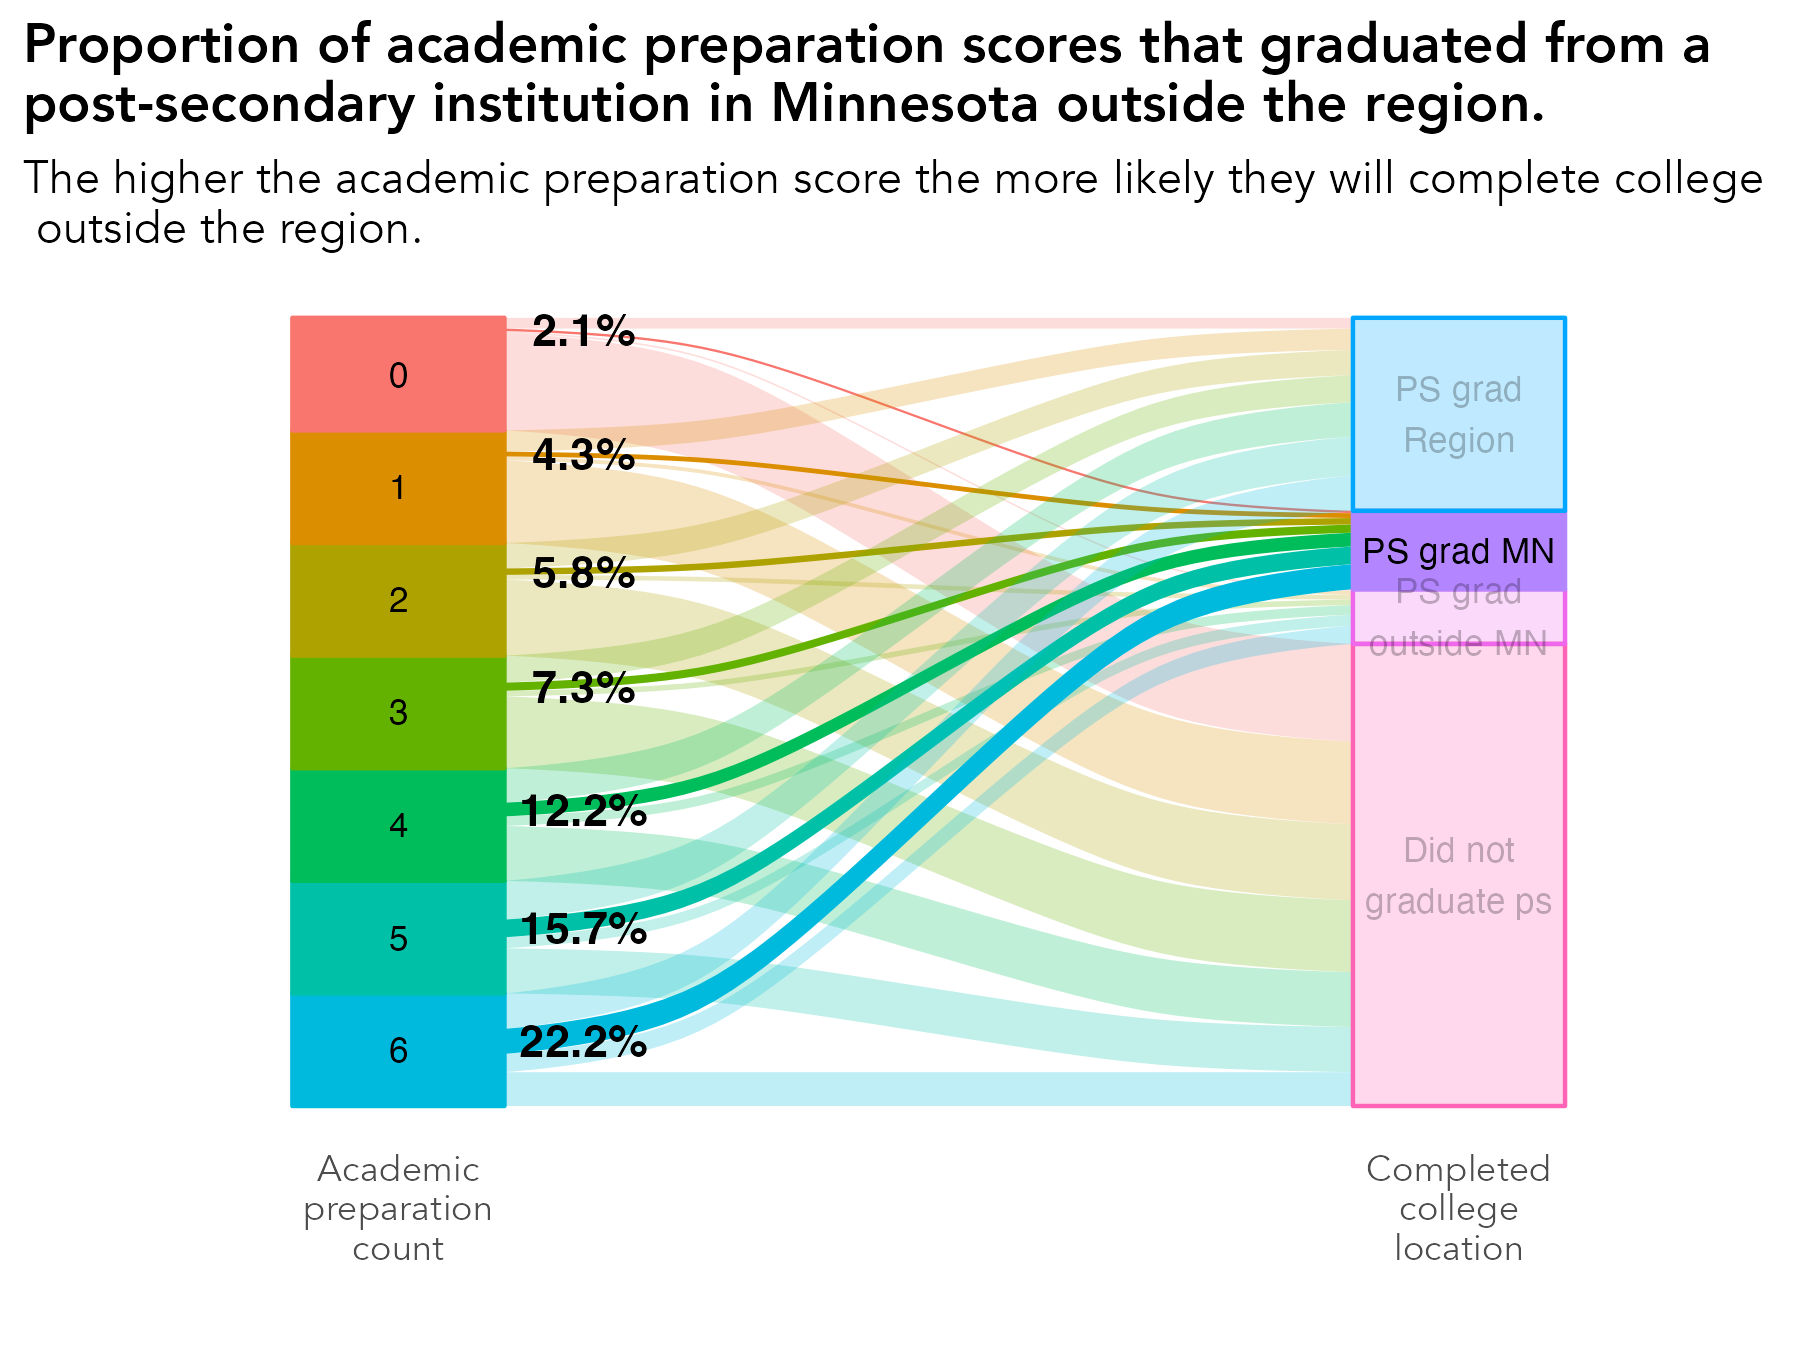

Recreate this plot in R.
# library -----------------------------------------------------------------
library(tidyverse)
library(sf)
library(ggrepel)
library(scales)
library(ggiraph)
library(rmapshaper)
library(cowplot)
library(RColorBrewer)
library(readxl)
library(lubridate)
library(readxl)
library(systemfonts)
reset_font_cache()
library(ggtext)
library(janitor)
library(cowplot)
library(ggalluvial)
library(ggsankey)


rm(list = ls())

# themes ------------------------------------------------------------------
theme_bar <- theme_bw() +
  theme(panel.grid.major = element_line(color = "grey70", size = 0.1),
        panel.grid.minor = element_blank(),
        axis.ticks = element_blank(),
        axis.text = element_text(face = "bold"),
        panel.border = element_blank(),
        legend.background = element_rect(fill = "transparent", color = "transparent"),
        legend.key = element_rect(fill = "transparent"),
        legend.key.size = unit(1, "lines"),
        legend.margin = margin(0,0,0,0),
        legend.title = element_blank(),
        legend.text = element_text(margin = margin(l = 2)),
        text = element_text(family = "Avenir") ,
        plot.title.position = "plot",
        plot.title = element_text(face = "bold"))

theme_line <- theme_bw() +
  theme(legend.background = element_rect(fill = "transparent", color = "transparent"),
        legend.key = element_rect(fill = "transparent"),
        legend.text = element_text(margin = margin(l = 2)),
        panel.grid.minor = element_blank(),
        panel.grid.major = element_line(color = "grey70", size = 0.1),
        axis.ticks = element_blank(),
        axis.text = element_text(face = "bold"),
        panel.border = element_blank(),
        legend.margin = margin(0,0,0,0),
        legend.key.size = unit(1, "lines"),
        text = element_text(family = "Avenir") ,
        plot.title.position = "plot",
        plot.title = element_text(face = "bold"))


theme_sf <- theme_bw() +
  theme(axis.text.x=element_blank(),
        axis.text.y=element_blank(),
        axis.ticks=element_blank(),
        panel.background = element_blank(),
        panel.grid.major = element_line(color = "white"),
        panel.border = element_blank(),
        legend.title = element_blank(),
        legend.text = element_text(margin = margin(l = 2)),
        legend.margin = margin(0,0,0,0),
        legend.key.size = unit(1, "lines"),
        text = element_text(family = "Avenir") ,
        plot.title.position = "plot",
        plot.title = element_text(face = "bold"))

theme_all <- theme_bw() +
  theme(axis.ticks=element_blank(),
        axis.text.y = element_blank(),
        panel.background = element_blank(),
        panel.grid.major = element_blank(),
        panel.grid = element_blank(),
        panel.border = element_blank(),
        legend.title = element_blank(),
        legend.text = element_text(margin = margin(l = 2)),
        legend.margin = margin(0,0,0,0),
        legend.key.size = unit(1, "lines"),
        text = element_text(family = "Avenir") ,
        plot.title.position = "plot",
        plot.title = element_text(face = "bold"))


regions <- read_csv("/Users/kellyasche/Library/CloudStorage/GoogleDrive-kasche@ruralmn.org/My Drive/Data Prep/R Projects/Join docs/county_regions.csv") %>%
  select(5,6) %>%
  unique() %>%
  mutate(edr = str_replace(edr, "  ", " "),
         planning.region = str_replace(planning.region, " Minnesota", ""),
         planning.region = fct_relevel(planning.region, "Northwest", "Northeast", "Central", "Seven County Mpls-St Paul", "Southwest", "Southeast"),
         edr = fct_relevel(edr, "EDR 1 - Northwest", "EDR 2 - Headwaters", "EDR 3 - Arrowhead", "EDR 4 - West Central", "EDR 5 - North Central", "EDR 6E- Southwest Central", "EDR 6W- Upper Minnesota Valley", "EDR 7E- East Central", "EDR 7W- Central", "EDR 8 - Southwest", "EDR 9 - South Central", "EDR 10 - Southeast", "EDR 11 - 7 County Twin Cities", "Minnesota"))

counties.regions <- read_csv("/Users/kellyasche/Library/CloudStorage/GoogleDrive-kasche@ruralmn.org/My Drive/Data Prep/R Projects/Join docs/county_regions.csv") %>%
  mutate(countyfp = formatC(countyfp, width = 3, flag = "0"),
         Name = str_to_title(Name),
         Name = str_replace(Name, "Q", "q"),
         Name = str_replace(Name, "Of The", "of the"),
         Name = str_replace(Name, "Mcleod", "McLeod"),
         Dem_Desc = ifelse(Name == "Minnesota", "Minnesota", Dem_Desc) ,
         edr = str_replace(edr, "  ", " "),
         planning.region = str_replace(planning.region, " Minnesota", ""),
         planning.region = fct_relevel(planning.region, "Northwest", "Northeast", "Central", "Seven County Mpls-St Paul", "Southwest", "Southeast"),
         edr = fct_relevel(edr, "EDR 1 - Northwest", "EDR 2 - Headwaters", "EDR 3 - Arrowhead", "EDR 4 - West Central", "EDR 5 - North Central", "EDR 6E- Southwest Central", "EDR 6W- Upper Minnesota Valley", "EDR 7E- East Central", "EDR 7W- Central", "EDR 8 - Southwest", "EDR 9 - South Central", "EDR 10 - Southeast", "EDR 11 - 7 County Twin Cities", "Minnesota"))

color.ruca <- c("Entirely rural" = "#009933", "Town/rural mix" = "#99CC33", "Urban/town/rural mix" = "#CC9966", "Entirely urban" = "#754C29", "Minnesota" = "black")

color.pr <- c("Northwest" = "#4575b4","Northeast" = "grey", "Central" = "#fee090", "Seven County Mpls-St Paul" = "#d73027", "Southwest" = "#91bfdb", "Southeast" = "#fc8d59", "Minnesota" = "black")

color.edr <- c("EDR 1 - Northwest" = "#b3cde3", "EDR 2 - Headwaters" = "#8c96c6", "EDR 3 - Arrowhead" = "#fe9929", "EDR 4 - West Central" = "#8856a7", "EDR 5 - North Central" = "#810f7c", "EDR 6E- Southwest Central" = "#e5f5f9", "EDR 6W- Upper Minnesota Valley" = "#bdc9e1", "EDR 7E- East Central" = "#99d8c9", "EDR 7W- Central" = "#2ca25f", "EDR 8 - Southwest" = "#74a9cf", "EDR 9 - South Central" = "#0570b0", "EDR 10 - Southeast" = "#d7301f", "EDR 11 - 7 County Twin Cities" = "#d8b365", "Minnesota" = "black")

color.pr.edr <- c ("Northwest" = "#4575b4","Northeast" = "#e0f3f8", "Central" = "#fee090", "Seven County Mpls-St Paul" = "#d73027", "Southwest" = "#91bfdb", "Southeast" = "#fc8d59", "Minnesota" = "black", "EDR 1 - Northwest" = "#b3cde3", "EDR 2 - Headwaters" = "#8c96c6", "EDR 3 - Arrowhead" = "#fe9929", "EDR 4 - West Central" = "#8856a7", "EDR 5 - North Central" = "#810f7c", "EDR 6E- Southwest Central" = "#e5f5f9", "EDR 6W- Upper Minnesota Valley" = "#bdc9e1", "EDR 7E- East Central" = "#99d8c9", "EDR 7W- Central" = "#2ca25f", "EDR 8 - Southwest" = "#74a9cf", "EDR 9 - South Central" = "#0570b0", "EDR 10 - Southeast" = "#d7301f", "EDR 11 - 7 County Twin Cities" = "#d8b365")

color.six <- c("#009933", "#4575b4", "grey", "#fee090", "#fc8d59", "#d73027")

mn_counties <- st_read("/Users/kellyasche/Library/CloudStorage/GoogleDrive-kasche@ruralmn.org/My Drive/Data Prep/R Projects/Shapefiles/County shapefiles/MNCounties_MNDOT.shp", quiet = TRUE) %>%
  ms_simplify(keep = .01, keep_shapes = TRUE) %>%
  rename("countyfp" = "FIPS_CODE")

counties.regions.1 <- counties.regions %>%
  mutate(statefp = "27",
         project.pr = ifelse(edr %in% c("EDR 1 - Northwest", "EDR 2 - Headwaters", "EDR 4 - West Central"), "Northwest",
                             ifelse(edr == "EDR 3 - Arrowhead", "Northeast",
                                    ifelse(edr %in% c("EDR 5 - North Central", "EDR 7E- East Central", "EDR 7W- Central"), "Central",
                                           ifelse(edr %in% c("EDR 6E- Southwest Central", "EDR 6W- Upper Minnesota Valley", "EDR 8 - Southwest"), "Southwest",
                                                  ifelse(edr %in% c("EDR 9 - South Central", "EDR 10 - Southeast"), "Southern", as.character(planning.region)))))),
         project.pr = fct_relevel(project.pr, "Northwest", "Northeast", "Central", "Seven County Mpls-St Paul", "Southwest", "Southern"))


# Prep data ---------------------------------------------------------------

original <- read_csv("Data/SLEDS/Masters/Master-report-dataset.csv")

academic.prep <- original %>%
  select(PersonID, took.ACT, ACTCompositeScore, pseo.participant, MCA.M, MCA.R, MCA.S) %>%
  mutate(
    # Academic engagement indicators
    act_taken = if_else(took.ACT == "Yes", 1L, 0L),
    pseo = if_else(pseo.participant == 1, 1L, 0L),
    
    # Academic performance indicators
    act_high = if_else(!is.na(ACTCompositeScore) & ACTCompositeScore >= 21, 1L, 0L),
    mca_math_prof = if_else(!is.na(MCA.M) & MCA.M >= 3, 1L, 0L),
    mca_read_prof = if_else(!is.na(MCA.R) & MCA.R >= 3, 1L, 0L),
    mca_sci_prof = if_else(!is.na(MCA.S) & MCA.S >= 3, 1L, 0L)
  ) %>%
  mutate(
    academic_prep_count = rowSums(
      cbind(
        act_taken,
        pseo,
        act_high,
        mca_math_prof,
        mca_read_prof,
        mca_sci_prof
      ),
      na.rm = TRUE
    )
  ) %>%
  select(PersonID, academic_prep_count)

data <- original %>%
  left_join(academic.prep, by = "PersonID") %>% 
  select(ps.grad.location, academic_prep_count) %>%
  mutate(academic_prep_count = as.character(academic_prep_count),
         academic_prep_count = fct_relevel(academic_prep_count, "0", "1", "2", "3", "4", "5", "6")) %>%
  filter(ps.grad.location != "After 2023") %>%
  filter(ps.grad.location != "Attending ps") %>%
  group_by(academic_prep_count, ps.grad.location) %>%
  summarize(n = n()) %>%
  ungroup() %>%
  group_by(academic_prep_count) %>%
  mutate(pct = n / sum(n)) %>%
  ungroup() %>%
  mutate(ps.grad.location = fct_relevel(ps.grad.location, "PS grad Region", "PS grad MN", "PS grad outside MN", "Did not graduate ps"))

academic_prep_count.order <- c("0", "1", "2", "3", "4", "5", "6")

ps.grad.location.order <- c("PS grad Region", "PS grad MN", "PS grad outside MN", "Did not graduate ps")

academic_prep_count.order.plot <- c("0", "1", "2", "3", "4", "5", "6")

ps.grad.location.order.plot <- c("PS grad\nRegion", "PS grad MN", "PS grad\noutside MN", "Did not\ngraduate ps")

df_lodes <- data %>%
  mutate(
    academic_prep_count = factor(academic_prep_count, levels = academic_prep_count.order),
    ps.grad.location     = factor(ps.grad.location, levels = ps.grad.location.order)
  ) %>%
  to_lodes_form(
    axes = c("academic_prep_count", "ps.grad.location"),
    key = "axis",
    value = "stratum",
    id = "flow_id"
  ) %>%
  group_by(flow_id) %>%
  mutate(
    highlight = if_else(
      any(stratum %in% c("PS grad MN")),
      "highlight",
      "base"
    )
  ) %>%
  ungroup() %>%
  group_by(flow_id) %>%
  mutate(
    academic_prep_count = first(stratum[axis == "academic_prep_count"])
  ) %>%
  ungroup()


labels <- df_lodes %>%
  mutate(top.pct = lead(pct)) %>%
  filter(axis == "academic_prep_count", highlight == "highlight") %>%
  arrange(academic_prep_count) %>%
  select(stratum, pct, top.pct) %>%
  mutate(half.pct = pct / 2,
         cumsum = rev(seq(n())),
         yloc = cumsum - top.pct - half.pct,
         highlight = "highlight") 

master <- df_lodes %>%
  left_join(labels, by = c("stratum", "highlight", "pct"))

names(labels)
# Create chart ------------------------------------------------------------

ggplot(
  master,
  aes(
    x = axis,
    stratum = stratum,
    alluvium = flow_id,
    y = pct,
    fill = academic_prep_count,     # left-side colors
    alpha = highlight           # highlight flows
  )
) +
  geom_flow(width = 0.4) +
  geom_stratum(width = 0.4, aes(fill = stratum, color = stratum)) +
  geom_text(
    stat = "stratum",
    label = c(rev(academic_prep_count.order.plot), rev(ps.grad.location.order.plot)),
    size = 3
  ) +
  geom_text(aes(x = 1.35, y = yloc, label = percent(pct, accuracy = .1)), fontface = "bold") +
  scale_alpha_manual(
    values = c(highlight = 1, base = 0.25),
    guide = "none"
  ) +
  scale_x_discrete(
    limits = c("academic_prep_count", "middle", "ps.grad.location"),
    labels = c("Academic\npreparation\ncount", "", "Completed\ncollege\nlocation")
  ) +
  labs(x = "", 
       y = "",
       title = "Proportion of academic preparation scores that graduated from a \npost-secondary institution in Minnesota outside the region.",
       subtitle = "The higher the academic preparation score the more likely they will complete college\n outside the region.") +
  theme_all +
  theme(legend.position = "none")

ggsave(filename = "Charts/Paper report/sankey-academic-prep-ps-grad-outside-region.pdf", device = cairo_pdf, dpi = "print", width = 6, height = 4.5)

ggsave(filename = "Charts/Paper report/sankey-academic-prep-ps-grad-outside-region.png", dpi = "print", width = 6, height = 4.5)
 
